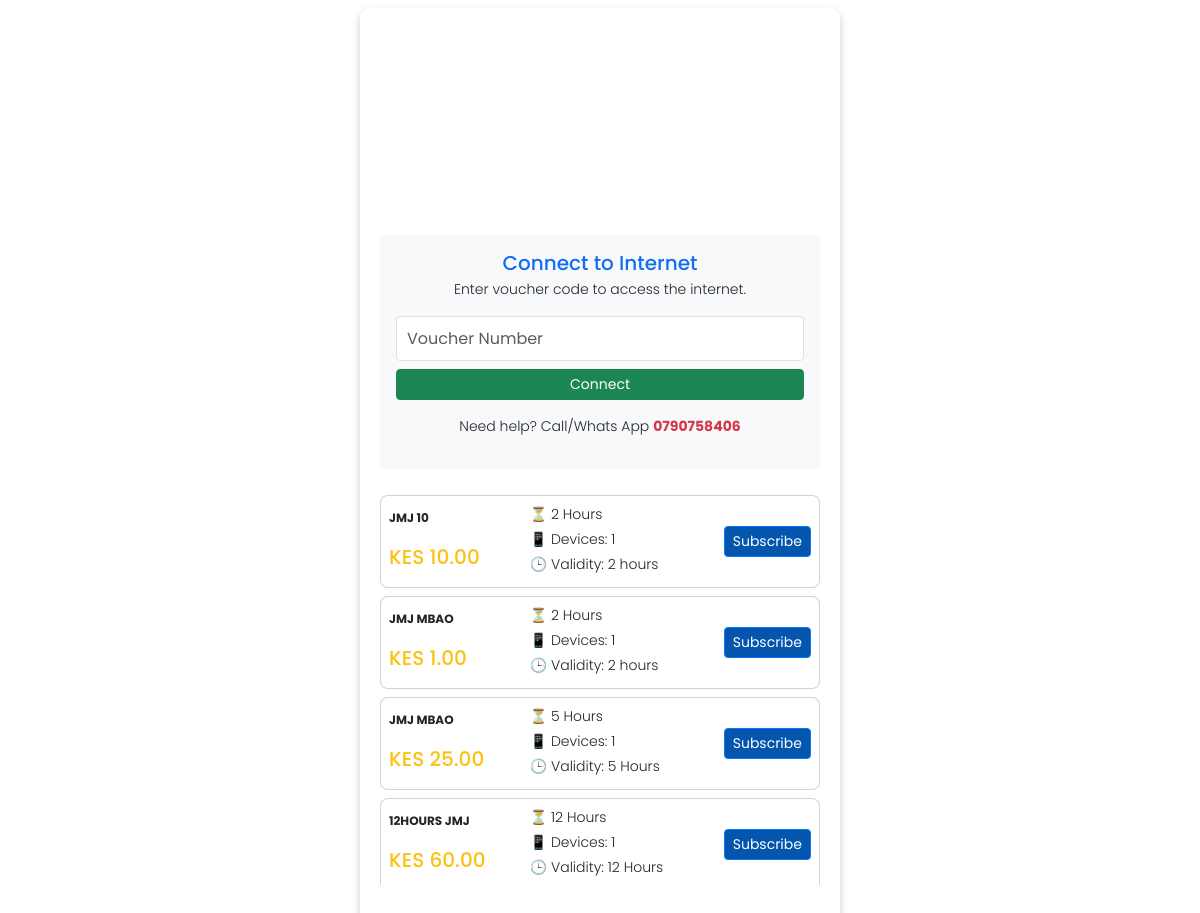
The page / on the database its author committed.
### payments/models.py (models this page shows, shortened)
class Plan(models.Model):
    name = models.CharField(max_length=100)
    price = models.DecimalField(max_digits=10, decimal_places=2)
    duration = models.CharField(max_length=50)
    devices = models.IntegerField()
    validity = models.CharField(max_length=50)

### payments/views.py (the view)
# urls.py: path('', views.clientPage, name='clientPage'),
def clientPage(request):
    plans = Plan.objects.all()  # Retrieve all plans from the database
    return render(request, 'clientPage.html', {'plans': plans})  # Pass plans to template

### payments/templates/clientPage.html (shortened to what this page needs)
{% extends 'master.html' %}
{% load static %}
{% block content %}
<link rel="stylesheet" href="{% static 'css/page.css' %}">
<div class="container compact-container py-3">
    <div class="card p-3 shadow-none static-card" id="staticCard">
        <h5 class="text-primary text-center mb-1">Connect to Internet</h5>
        <p class="small text-center mb-3">Enter voucher code to access the internet.</p>
        <input type="text" class="form-control form-control-sm mb-2" placeholder="Voucher Number">
        <button class="btn btn-success btn-sm w-100">Connect</button>
        <p class="text-center small mt-3">Need help? Call/Whats App <span class="text-danger fw-bold">0790758406</span></p>
    </div>
    <div class="row mt-3 scrollable-section">
        {% for plan in plans %}
        <div class="col-12 mb-2">
            <div class="card plan-card d-flex flex-row p-2 align-items-center">
                <div class="col-4 text-start">
                    <h6 class="text-uppercase fw-bold">{{ plan.name }}</h6>
                    <h5 class="text-warning mb-1">KES {{ plan.price }}</h5>
                </div>
                <div class="col-4 text-start small">
                    <p class="mb-1">⏳ {{ plan.duration }}</p>
                    <p class="mb-1">📱 Devices: {{ plan.devices }}</p>
                    <p class="mb-1">🕒 Validity: {{ plan.validity }}</p>
                </div>
                <div class="col-4 text-end">
                    <button class="btn btn-sm subscribe-btn"
                    data-name="{{ plan.name }}"
                    data-price="{{ plan.price }}"
                    data-duration="{{ plan.duration }}"
                    data-devices="{{ plan.devices }}"
                    data-validity="{{ plan.validity }}">
                    Subscribe</button>
                </div>
            </div>
        </div>
        {% endfor %}
    </div>
</div>
{% endblock %}

### payments/static/css/style.css (style rules this page uses)
html, body { width: 100%; margin: 0; padding: 0; }

### payments/static/css/page.css (style rules this page uses)
body { font-family: 'Poppins', sans-serif; filter: grayscale(5%); }
.compact-container { width: 40%; height: 98vh; margin: auto; background-color: #fff; padding: 20px; border-radius: 10px; box-shadow: 0px 4px 10px rgba(0, 0, 0, 0.2); position: relative; display: flex; flex-direction: column; justify-content: center; overflow: hidden; }
.static-card { background-color: #f8f9fa; border: none; position: sticky; top: 10px; z-index: 10; transition: box-shadow 0.3s ease-in-out; }
.scrollable-section { max-height: 400px; overflow-y: auto; padding-top: 10px; }
.scrollable-section { scrollbar-width: none; }
.scrollable-section { -ms-overflow-style: none; }
.plan-card { display: flex; align-items: center; background: white; border-radius: 8px; transition: box-shadow 0.3s ease-in-out; }
.plan-card .col-4 h6 { font-size: 12px; margin-bottom: 20px; }
.subscribe-btn { background-color: #0056b3; border-color: #007bff; color: white; }
input.form-control { height: 45px; font-size: 16px; padding: 10px; }

### rows shown on the page
Plan: name "JMJ 10", price "10.00", duration "2 Hours", devices "1", validity "2 hours"
Plan: name "JMJ MBAO", price "1.00", duration "2 Hours", devices "1", validity "2 hours"
Plan: name "JMJ MBAO", price "25.00", duration "5 Hours", devices "1", validity "5 Hours"
Plan: name "12HOURS JMJ", price "60.00", duration "12 Hours", devices "1", validity "12 Hours"
